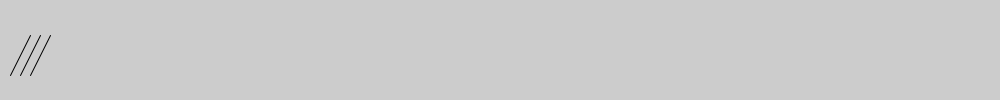
Frame 1 (no input)
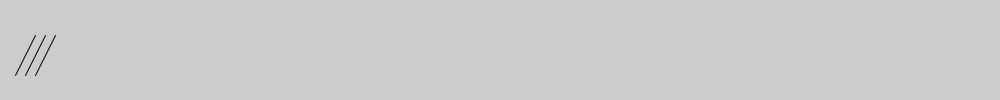
Frame 60 (the mouse pressed at the canvas centre just before this capture)
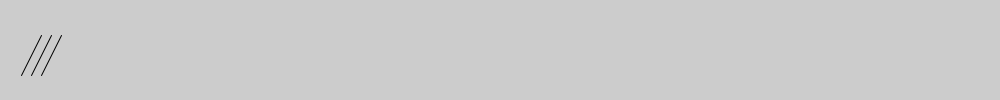
Frame 120 (the mouse held since frame 60 and released just before this capture)

The Processing sketch that drew these frames (run headless with seeded random() and noise(); from frame 60 on, the mouse is pressed at the canvas centre):

// Processing sketch: processing_133971
// ── processing_133971.pde

float x = 10; // integer 0, 1, 2, 3, 4
int y = 75;

void setup() {
  size( 1000, 100 );
}

void draw() {
  background( 204 );
  line( x, y, x+20, y-40 );
  line( x+10, y, x+30, y-40 );
  line( x+20, y, x+40, y-40 );
  // x = 20
  x = x + 0.1;
  println( x );
  // x = 21
  if ( x > 100.1 ) {
    x = -40;
  }
}
